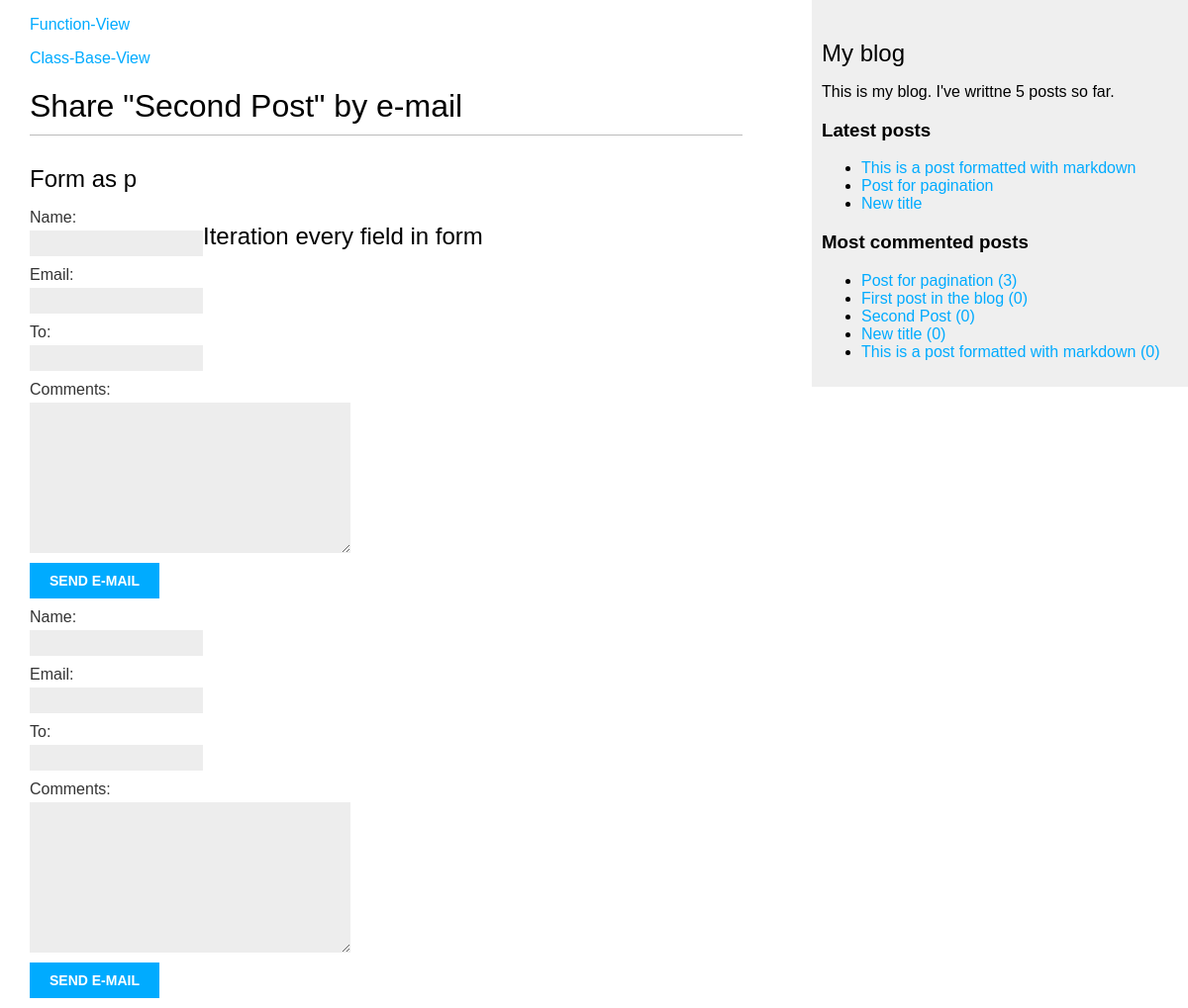
/blog/2/share/, run on the app's committed database.
### blog/models.py (models this page shows, shortened)
class Post(models.Model):
    STATUS_CHOICES = (
        ('draft', 'Draft'),
        ('published', 'Published'),
    )
    title = models.CharField(max_length=250)
    slug = models.SlugField(max_length=250, unique_for_date='publish')
    author = models.ForeignKey(User, on_delete=models.CASCADE,
                               related_name='blog_posts')
    body = models.TextField()
    publish = models.DateTimeField(default=timezone.now)
    created = models.DateTimeField(auto_now_add=True)
    updated = models.DateTimeField(auto_now=True)
    status = models.CharField(max_length=10, choices=STATUS_CHOICES,
                              default='draft')
    objects = models.Manager()  # Менеджер по умолчанию.
    published = PublishedManager()  # Наш новый менеджер.
    tags = TaggableManager()
    class Meta:
        ordering = ('-publish',)
    def get_absolute_url(self):
        return reverse('blog:post_detail', args=[self.publish.year,
                                                 self.publish.month,
                                                 self.publish.day, self.slug])

### blog/views.py (the view)
# urls.py: path('<int:post_id>/share/', views.post_share, name='post_share'),
def post_share(request, post_id):
    post = get_object_or_404(Post, id=post_id, status='published')
    sent = False  # Отправлено ли сообщение, передаем в контекст
    if request.method == 'POST':
        form = EmailPostForm(request.POST)
        if form.is_valid():
            cd = form.cleaned_data
            post_url = request.build_absolute_uri(post.get_absolute_url())
            subject = f'{cd["name"]} ({cd["email"]}) recommends you reading ' \
                f'"{post.title}"'
            message = f'Read "{post.title}" at {post_url}\n\n{cd["name"]}\'s ' \
                f'comments: {cd["comments"]}'
            send_mail(subject, message, 'admin@localhost', [cd["to"]])
            sent = True
    else:
        form = EmailPostForm()
    return render(request, 'blog/post/share.html', {'post': post,
                                                    'form': form,
                                                    'sent': sent})

### blog/forms.py
class EmailPostForm(forms.Form):
    name = forms.CharField(max_length=25)
    email = forms.EmailField()
    to = forms.EmailField()
    comments = forms.CharField(required=False, widget=forms.Textarea)

### blog/models.py (called while the page is built)
    def get_queryset(self):
        return super().get_queryset().filter(status='published')

### blog/templatetags/blog_tags.py (called while the page is built)
@register.simple_tag
def total_posts():
    return Post.published.count()

@register.inclusion_tag('blog/post/latest_posts.html')
def show_latest_posts(count=5):
    latest_posts = Post.published.order_by('-publish')[:count]
    return {'latest_posts': latest_posts}

@register.simple_tag
def get_most_commented_posts(count=5):
    return Post.published.annotate(total_comments=Count('comments'))\
                         .order_by('-total_comments')[:count]

### blog/templates/blog/post/share.html (shortened to what this page needs)
{% extends 'blog/base.html' %}
{% block content %}
    {% if sent %}
        <h1>E-mail successfully sent</h1>
        <p>"{{ post.title }}" was successfully sent to {{ form.cleaned_data.to }}.</p>
    {% else %}
        <h1>Share "{{ post.title }}" by e-mail</h1>
        <h2>Form as p</h2>
        <form action="." method="post">
            {{ form.as_p }}
            <input type="submit" value="Send e-mail">
        </form>
        <h2>Iteration every field in form</h2>
        <form action="." method="post">
            {% for field in form %}
                <div>
                    {{ field.label_tag }} {{ field }}
                </div>
            {%  endfor %}
            <input type="submit" value="Send e-mail">
        </form>
    {% endif %}
{% endblock %}

### blog/templates/blog/base.html (shortened to what this page needs)
{% load blog_tags %}
{% load static %}
<!DOCTYPE html>
<html>
<head>
    <link href="{% static "css/blog.css" %}" rel="stylesheet">
</head>
<body>
    <div id="content">
        <p><a href="{% url 'blog:post_list' %}">Function-View</a></p>
        <p><a href="{% url 'blog:post_list_cbv' %}">Class-Base-View</a></p>
        {% block content %}{% endblock %}
    </div>
    <div id="sidebar">
        <h2>My blog</h2>
        <p>This is my blog. I've writtne {% total_posts %} posts so far.</p>
        <h3>Latest posts</h3>
        {% show_latest_posts 3 %}
        <h3>Most commented posts</h3>
        {% get_most_commented_posts as most_commented_posts %}
        <ul>
            {% for post in most_commented_posts %}
                <li>
                    <a href="{{ post.get_absolute_url }}">
                        {{ post.title }} ({{ post.comments.count }})
                    </a>
                </li>
            {% endfor %}
        </ul>
    </div>
</body>
</html>

### blog/templates/blog/post/latest_posts.html
<ul>
    {% for post in latest_posts %}
        <li>
            <a href="{{ post.get_absolute_url }}">{{ post.title }}</a>
        </li>
    {% endfor %}
</ul>

### blog/static/css/blog.css (style rules this page uses)
body { margin:0; padding:0; font-family:helvetica, sans-serif; }
a { color:#00abff; text-decoration:none; }
h1 { font-weight:normal; border-bottom:1px solid #bbb; padding:0 0 10px 0; }
h2 { font-weight:normal; margin:30px 0 0; }
#content { float:left; width:60%; padding:0 0 0 30px; }
#sidebar { float:right; width:30%; padding:10px; background:#efefef; height:100%; }
label { float:left; clear:both; color:#333; margin-bottom:4px; }
input, textarea { clear:both; float:left; margin:0 0 10px; background:#ededed; border:0; padding:6px 10px; font-size:12px; }
input[type=submit] { font-weight:bold; background:#00abff; color:#fff; padding:10px 20px; font-size:14px; text-transform:uppercase; }

### data on the page
Post: title "Second Post", comments.count "0"
Post: title "This is a post formatted with markdown", comments.count "0"
Post: title "Post for pagination", comments.count "3"
Post: title "New title", comments.count "0"
Post: title "First post in the blog", comments.count "0"

### other printed values
{{ field.label_tag }} "Name:" "Email:" "To:" "Comments:"
